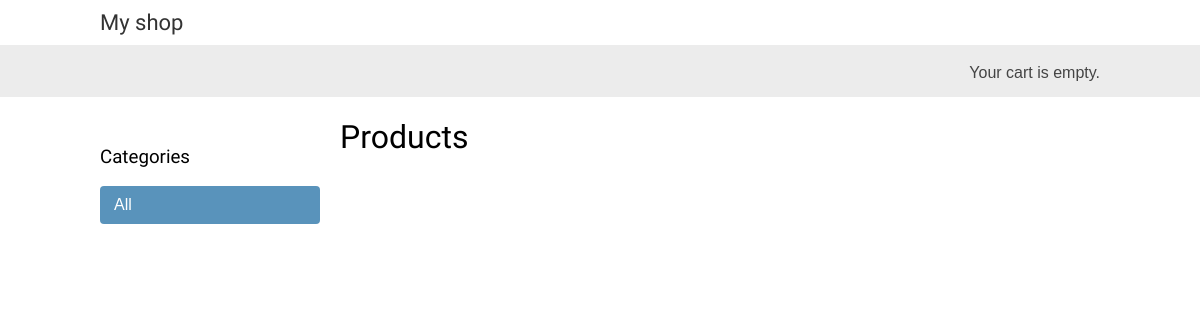
/, run on an earlier commit of the app's database.
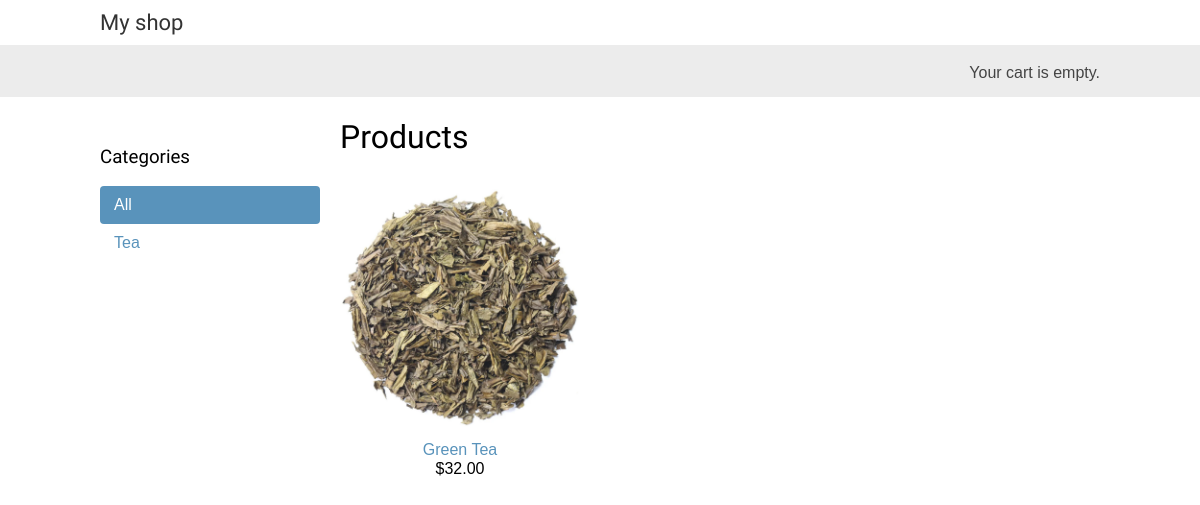
And on a later commit of the database.
### shop/models.py (models this page shows, shortened)
class Category(models.Model):
    name = models.CharField(max_length=200, db_index=True)
    slug = models.CharField(max_length=200, unique=True)
    def get_absolute_url(self):
        return reverse('shop:product_list_by_category', args=[self.slug])  # непонятно двоеточие
    class Meta:
        ordering = ('name',)
        verbose_name = 'category'
        verbose_name_plural = 'categories'

class Product(models.Model):
    category = models.ForeignKey(Category,
                                 related_name='products',
                                 on_delete=models.CASCADE)
    name = models.CharField(max_length=200, db_index=True)
    slug = models.SlugField(max_length=200, db_index=True)
    image = models.ImageField(upload_to='products/%Y/%m/%d', blank=True)
    description = models.TextField(blank=True)
    price = models.DecimalField(max_digits=10, decimal_places=2)
    available = models.BooleanField(default=True)
    created = models.DateTimeField(auto_now_add=True)
    updated = models.DateTimeField(auto_now=True)
    def get_absolute_url(self):
        return reverse('shop:product_detail', args=[self.id, self.slug])
    class Meta:
        ordering = ('name',)
        index_together = (('id', 'slug'),)

### shop/views.py (the view)
# urls.py: path('', views.product_list, name='product_list'),
def product_list(request, category_slug=None):
    category = None
    categories = Category.objects.all()
    products = Product.objects.filter(available=True)
    if category_slug:
        category = get_object_or_404(Category, slug=category_slug)
        products = products.filter(category=category)
    return render(request, 'shop/product/list.html',
                  {'category': category,
                   'categories': categories,
                   'products': products})

### shop/templates/shop/product/list.html (shortened to what this page needs)
{% extends "shop/base.html" %}
{% load static %}
{% block content %}
    <div id="sidebar">
        <h3>Categories</h3>
        <ul>
            <li {% if not category %}class="selected" {% endif %}>
                <a href="{% url "shop:product_list" %}">All</a>
            </li>
            {% for c in categories %}
                <li {% if category.slug == c.slug %}class="selected" {% endif %}>
                    <a href="{{ c.get_absolute_url }}">{{ c.name }}</a>
                </li>
            {% endfor %}
        </ul>
    </div>
    <div id="main" class="product-list">
        <h1>{% if category %}{{ category.name }}{% else %}Products{% endif %}</h1>
        {% for product in products %}
            <div class="item">
                <a href="{{ product.get_absolute_url }}">
                    <img src="{% if product.image %}{{ product.image.url }}{% else %}{% static "img/no_image.png" %}{% endif %}">
                </a>
                <a href="{{ product.get_absolute_url }}">{{ product.name }}</a>
                <br>
                ${{ product.price }}
            </div>
        {% endfor %}
    </div>
{% endblock %}

What changed in the data, as far as the page shows it:
added Category: name "Tea"
added Product: image (picture), name "Green Tea", price "32.00"
